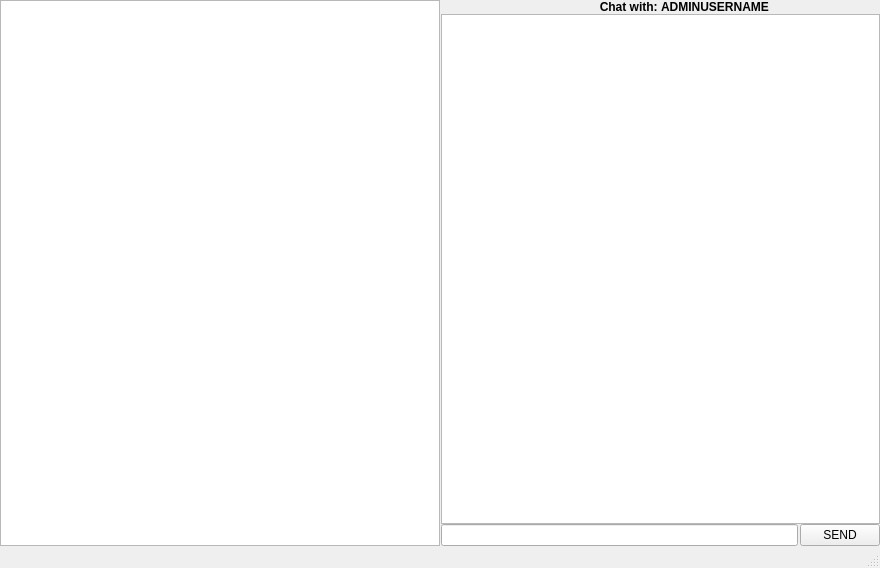
<?xml version="1.0" encoding="UTF-8"?>
<ui version="4.0">
 <class>MainWindows</class>
 <widget class="QMainWindow" name="MainWindows">
  <property name="geometry">
   <rect>
    <x>0</x>
    <y>0</y>
    <width>880</width>
    <height>568</height>
   </rect>
  </property>
  <property name="sizePolicy">
   <sizepolicy hsizetype="Maximum" vsizetype="Maximum">
    <horstretch>0</horstretch>
    <verstretch>0</verstretch>
   </sizepolicy>
  </property>
  <property name="minimumSize">
   <size>
    <width>640</width>
    <height>500</height>
   </size>
  </property>
  <property name="cursor">
   <cursorShape>CrossCursor</cursorShape>
  </property>
  <property name="windowTitle">
   <string notr="true">IVAN-MESSANGER</string>
  </property>
  <property name="windowOpacity">
   <double>1.000000000000000</double>
  </property>
  <property name="autoFillBackground">
   <bool>false</bool>
  </property>
  <property name="styleSheet">
   <string notr="true"/>
  </property>
  <widget class="QWidget" name="centralwidget">
   <property name="sizePolicy">
    <sizepolicy hsizetype="Maximum" vsizetype="Maximum">
     <horstretch>0</horstretch>
     <verstretch>0</verstretch>
    </sizepolicy>
   </property>
   <layout class="QGridLayout" name="gridLayout_2">
    <property name="leftMargin">
     <number>0</number>
    </property>
    <property name="topMargin">
     <number>0</number>
    </property>
    <property name="rightMargin">
     <number>0</number>
    </property>
    <property name="bottomMargin">
     <number>0</number>
    </property>
    <property name="spacing">
     <number>0</number>
    </property>
    <item row="0" column="0">
     <layout class="QGridLayout" name="gridLayout">
      <property name="sizeConstraint">
       <enum>QLayout::SetMaximumSize</enum>
      </property>
      <property name="leftMargin">
       <number>0</number>
      </property>
      <property name="topMargin">
       <number>0</number>
      </property>
      <property name="rightMargin">
       <number>0</number>
      </property>
      <property name="bottomMargin">
       <number>0</number>
      </property>
      <property name="horizontalSpacing">
       <number>1</number>
      </property>
      <item row="2" column="1">
       <layout class="QVBoxLayout" name="verticalLayout">
        <property name="spacing">
         <number>0</number>
        </property>
        <item>
         <layout class="QHBoxLayout" name="horizontalLayout_2">
          <property name="spacing">
           <number>0</number>
          </property>
          <item>
           <widget class="QLabel" name="userChat">
            <property name="enabled">
             <bool>true</bool>
            </property>
            <property name="font">
             <font>
              <bold>true</bold>
             </font>
            </property>
            <property name="layoutDirection">
             <enum>Qt::LeftToRight</enum>
            </property>
            <property name="text">
             <string>Chat with: </string>
            </property>
            <property name="alignment">
             <set>Qt::AlignRight|Qt::AlignTrailing|Qt::AlignVCenter</set>
            </property>
           </widget>
          </item>
          <item>
           <widget class="QLabel" name="user">
            <property name="font">
             <font>
              <bold>true</bold>
             </font>
            </property>
            <property name="text">
             <string>ADMINUSERNAME</string>
            </property>
           </widget>
          </item>
         </layout>
        </item>
        <item>
         <widget class="QTextEdit" name="chatView">
          <property name="sizePolicy">
           <sizepolicy hsizetype="Expanding" vsizetype="Expanding">
            <horstretch>5</horstretch>
            <verstretch>1</verstretch>
           </sizepolicy>
          </property>
          <property name="cursor" stdset="0">
           <cursorShape>CrossCursor</cursorShape>
          </property>
          <property name="readOnly">
           <bool>true</bool>
          </property>
         </widget>
        </item>
        <item>
         <layout class="QHBoxLayout" name="horizontalLayout" stretch="5,1">
          <property name="spacing">
           <number>2</number>
          </property>
          <property name="sizeConstraint">
           <enum>QLayout::SetMaximumSize</enum>
          </property>
          <property name="leftMargin">
           <number>0</number>
          </property>
          <item>
           <widget class="QLineEdit" name="inputField"/>
          </item>
          <item>
           <widget class="QPushButton" name="sendButton">
            <property name="sizePolicy">
             <sizepolicy hsizetype="Fixed" vsizetype="Fixed">
              <horstretch>0</horstretch>
              <verstretch>0</verstretch>
             </sizepolicy>
            </property>
            <property name="text">
             <string>SEND</string>
            </property>
           </widget>
          </item>
         </layout>
        </item>
       </layout>
      </item>
      <item row="2" column="0">
       <widget class="QListWidget" name="userWidget"/>
      </item>
     </layout>
    </item>
   </layout>
  </widget>
  <widget class="QMenuBar" name="menubar">
   <property name="enabled">
    <bool>true</bool>
   </property>
   <property name="geometry">
    <rect>
     <x>0</x>
     <y>0</y>
     <width>880</width>
     <height>23</height>
    </rect>
   </property>
  </widget>
  <widget class="QStatusBar" name="statusbar">
   <property name="enabled">
    <bool>true</bool>
   </property>
  </widget>
 </widget>
 <resources/>
 <connections/>
</ui>
